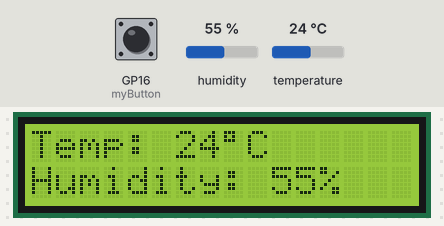
Recording of a program running on a simulated Raspberry Pi Pico running MicroPython. On the bench: 16×2 character LCD. The inputs (shaded band) are chosen by the test bench; at power-on: humidity 55 %, temperature 24 °C, GP16 (myButton) HIGH. What the program prints to the serial console is not drawn.

Above: at 1.2 s.
1.3 s: humidity set to 22 %
At 2.6 s:
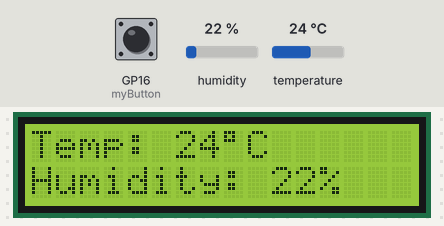
2.9 s: temperature set to 12 °C
At 3.6 s:
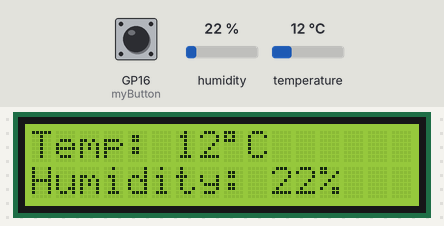
4.5 s: humidity set to 40 %
At 5.5 s:
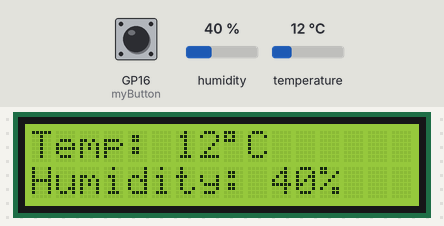
6.0 s: temperature set to 19 °C
At 7.4 s:
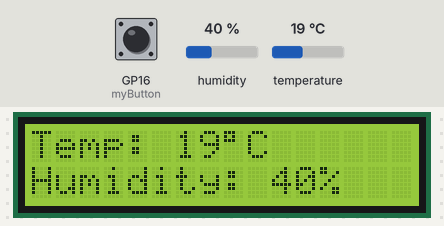
Timing chart, 0 to 8.5 s (numbered marks = the images above; inputs shaded):
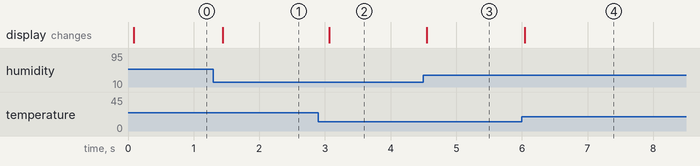

Measured:
- after the input at 1.3 s, the display: changes after 0.14 s (image 1)
- after the input at 2.9 s, the display: changes after 0.17 s (image 2)
- after the input at 4.5 s, the display: changes after 0.05 s (image 3)
- after the input at 6.0 s, the display: changes at once (image 4)

The program:

DHT11WithLCD1602_Paul_sVersion_.py
```python
#I couldn't get the toggle button working. Episode 24 Paul McWhorter
from machine import Pin
import utime as time
from dht import DHT11
from lcd1602 import LCD
lcd=LCD()

dataPin=17
myPin=Pin(dataPin,Pin.OUT,Pin.PULL_DOWN)
sensor=DHT11(myPin)

buttonPin=16
myButton=Pin(buttonPin,Pin.IN,Pin.PULL_UP)
tempUnitC=True
buttonState=1
buttonStateOld=1
print("My Sensor Data")
while True:
    buttonState=myButton.value()
    if buttonStateOld==0 and buttonState==1:
        tempUnitC= not tempUnitC
    try:
        sensor.measure()
    except:
        pass
    tempC=sensor.temperature()
    tempF=tempC*9/5+32
    humidity=sensor.humidity()
    if tempUnitC==True:
        print("\r","Temp= ",tempC,chr(176)+"C   ","Humidity= ",humidity,"%",end="   ")
        lcd.write(0,0,"Temp: "+str(tempC)+"\xDF"+"C")
        lcd.write(0,1,"Humidity: "+str(humidity)+"%")
    if tempUnitC==False:
        print("\r","Temp= ",tempF,chr(176)+"F   ","Humidity= ",humidity,"%",end="   ")
        lcd.write(0,0,"Temp: "+str(tempF)+"\xDF"+F)
        lcd.write(0,1,"Humidity: "+str(humidity)+"%")
    time.sleep(.1)
    buttonStateOld=buttonState
```
